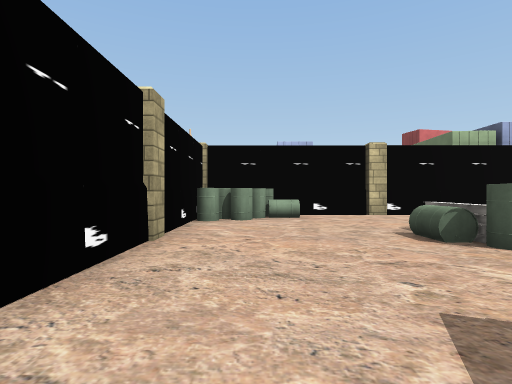
view 1 (above)

16 first-person views from a walk through a Unity game level. The camera is 1.3 m above the floor, looks level and sees 80° across. The floor is counted in squares, 2 m on a side. Each view is taken from the middle of a square. On the plan, view 1 faces up. The plan holds only what a view shows up to about 10 squares ahead; the rest is blank. The place goes on beyond the plan. The player character is not drawn. Some surface patterns are stand-ins.

view 2
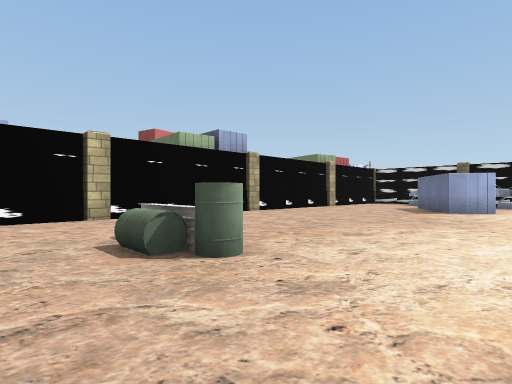

view 3
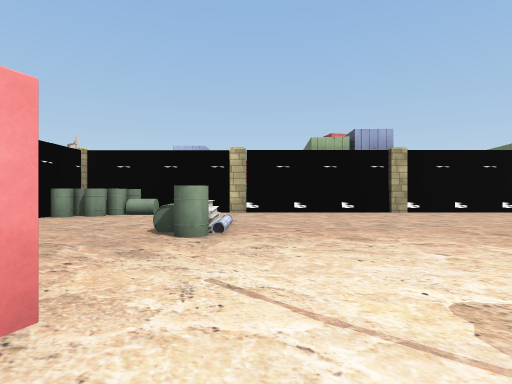

view 4
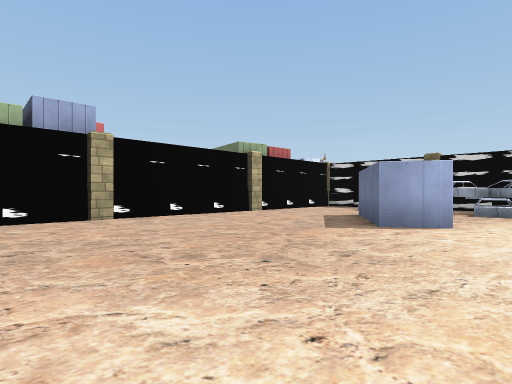

view 5
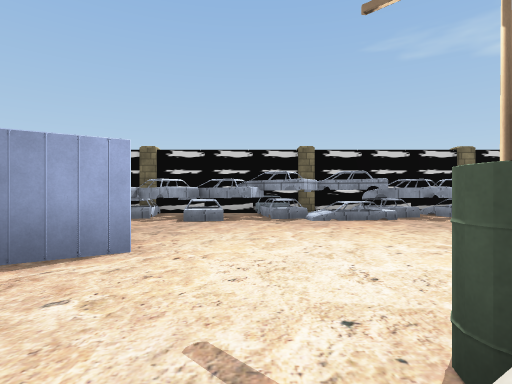

view 6
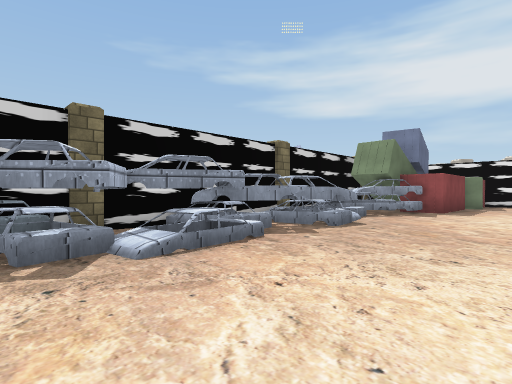

view 7
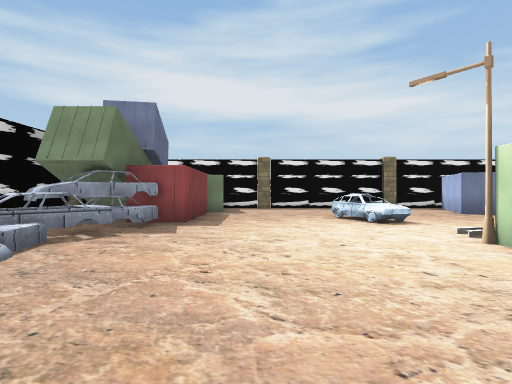

view 8
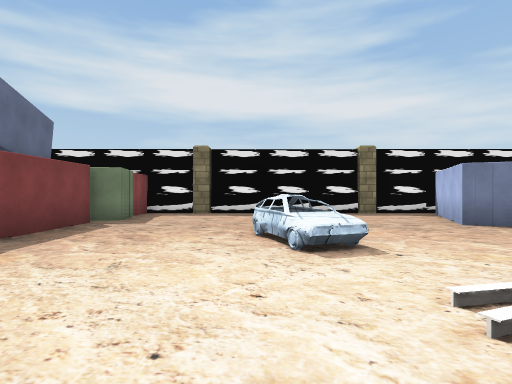

view 9
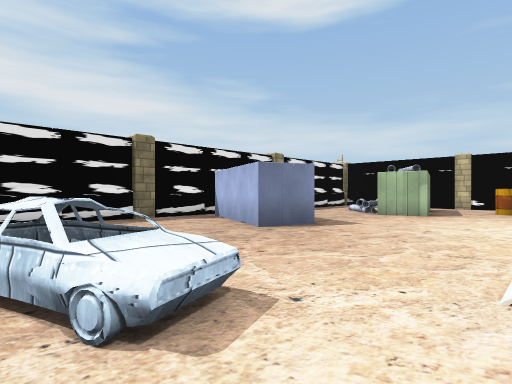

view 10
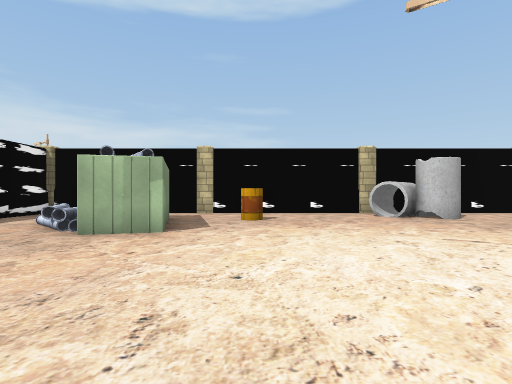

view 11
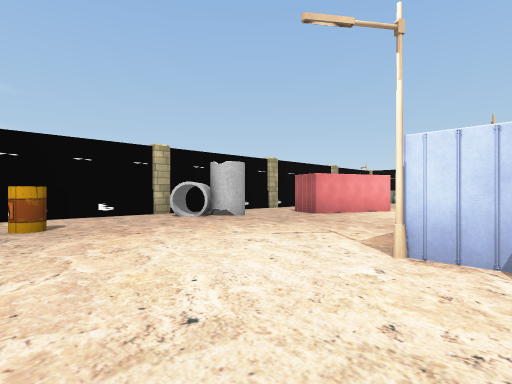

view 12
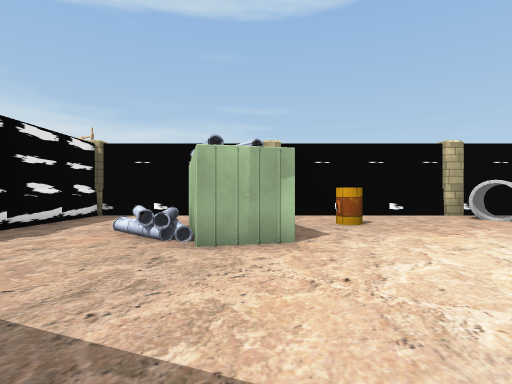

view 13
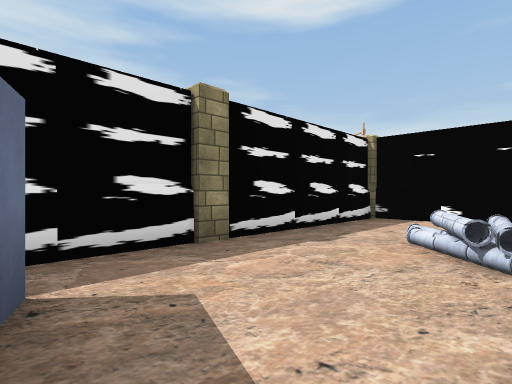

view 14
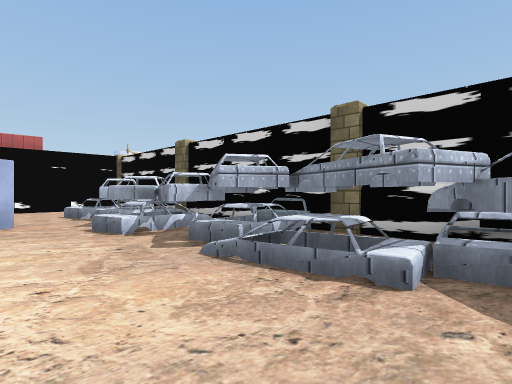

view 15
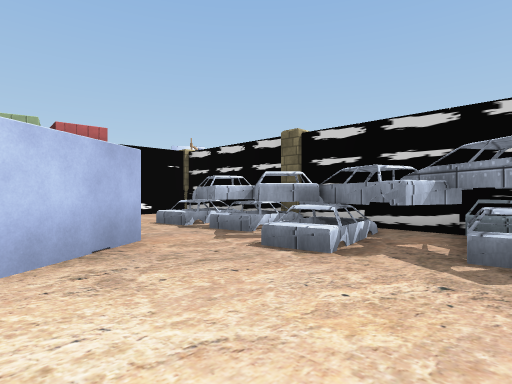

view 16
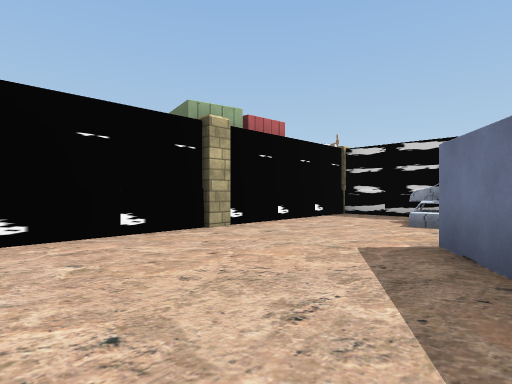

### Floor plan
Key: @ floor where view 1 was taken; # wall or solid block; x gap in a wall; . floor; / step, stairs or slope; = window, fence, low wall or low ledge; ^ raised ledge; v drop or lower ground; C column; A car; O other object.
Columns run from 2 left of view 1 to 19 right of it. Each row starts with its distance up from view 1.
  9 C####C#####C####C####C
  8 #^^^.................#
  7 #^#..................#
  6  ..................AA#
  5  ..../..........#..AA#
  4 C....#.........##..ACC
  3 #.............##..AAA
  2  ................./AA#
  1  ..................AAA
  0   @ #...    /......AA#
 -1     #..      v.....AAC
 -2 #..##..        ....AA#
 -3 #......        ....AA#
 -4 #.#.....       ...AAA#
 -5 ###.....      ....AAA#
 -6 C.......     v.....vvC
 -7 #.......##   #.....AA#
 -8 #........  ///....AAA#
 -9 #..^.........A....AAA#
-10 #............AA...####
-11 C..###....... A...###O
-12    ###...#... ....#
-13 #...=... #... ...##
-14 #.......##... ...##
-15 #.......x.... ....#
-16 C#####C####C####C##

Where each view was taken, in squares from view 1:
view 1: 0 up, 0 right, facing up
view 2: 1 up, 1 right, facing up-right
view 3: 1 down, 4 right, facing up
view 4: 1 up, 6 right, facing up-right
view 5: 1 up, 9 right, facing right
view 6: 1 up, 13 right, facing down-right
view 7: 3 down, 14 right, facing down
view 8: 6 down, 12 right, facing down
view 9: 8 down, 12 right, facing down-left
view 10: 9 down, 8 right, facing left
view 11: 10 down, 7 right, facing up-left
view 12: 11 down, 7 right, facing left
view 13: 12 down, 6 right, facing down-left
view 14: 3 down, 14 right, facing up-right
view 15: 0 up, 13 right, facing up-right
view 16: 4 up, 10 right, facing up-right
